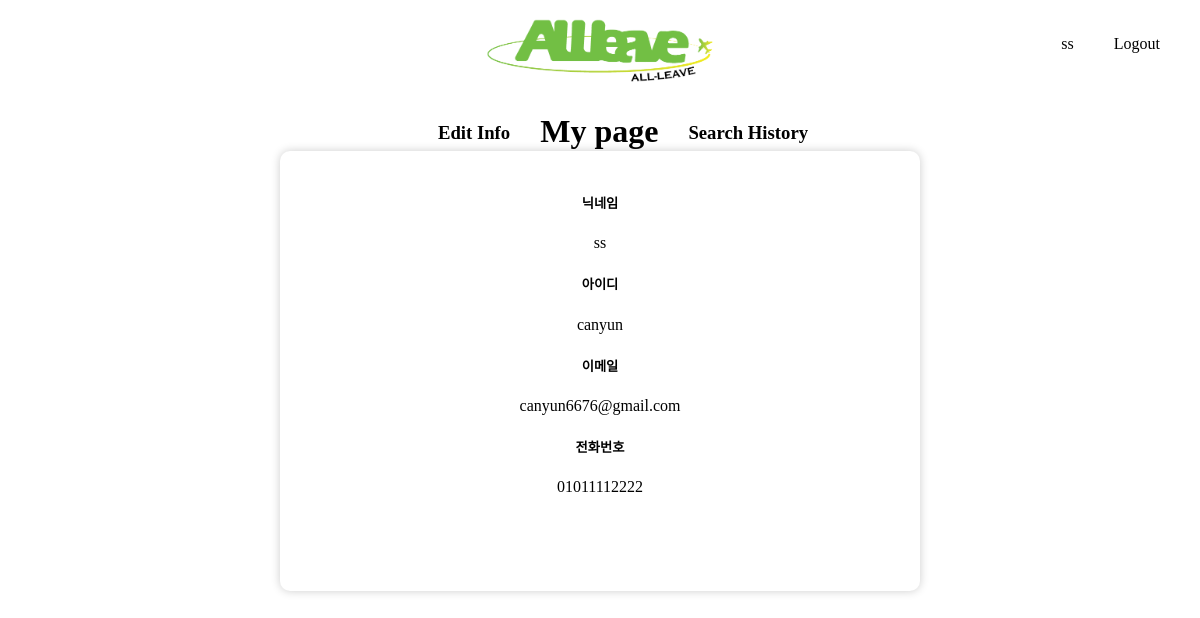
Page /main/mypage (signed in) on the earlier database version.
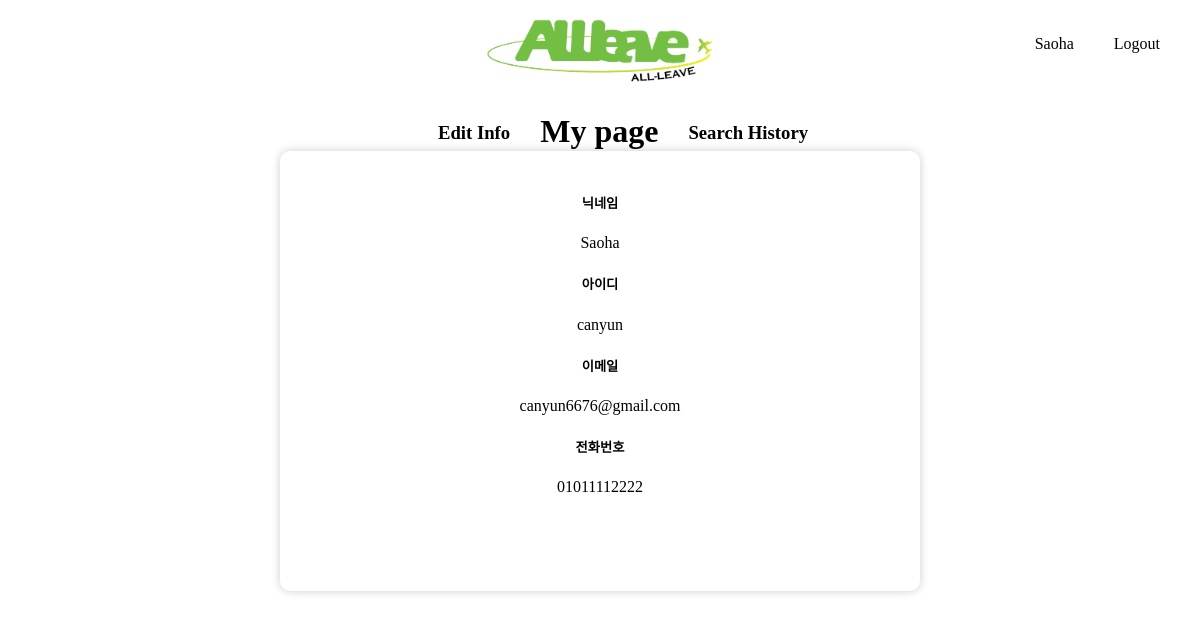
Same page on the later database version.
### web/models.py (models this page shows)
class User(db.Model, UserMixin):
    id = db.Column(db.String(120),primary_key=True)
    email = db.Column(db.String(120), unique=True, nullable=False)
    nickname = db.Column(db.String(80), unique=True, nullable=False)
    password = db.Column(db.String(200))
    phone = db.Column(db.String(11), unique=True, nullable=False)
    notes = db.relationship('Note')
    search_histories = db.relationship('SearchHistory', back_populates='user', cascade="all, delete-orphan")

### web/views.py (the view, shortened to what this page needs)
@views.route('/main/mypage', methods=['GET', 'POST'])
def mypage()-> object:
    user_nickname = current_user.nickname
    user_email = current_user.email
    user_id = current_user.id
    user_phone = current_user.phone
    search_history = SearchHistory.query.filter_by(user_id=current_user.id).order_by(
        SearchHistory.timestamp.desc()).limit(15).all()
    return render_template('mypage.html',user_id=user_id,user_email=user_email,user_phone=user_phone,user_nickname=user_nickname, search_history=search_history)

### web/templates/mypage.html (shortened to what this page needs)
<!DOCTYPE html>
<html lang="en">
<head>
    <link rel="stylesheet" href={{url_for('static',filename='css/mypage.css')}}>
</head>
<body>
        <div class="image-container">
            <a href="{{ url_for('view.main') }}">
                <img src="{{ url_for('static', filename='logo.png') }}" alt="logo">
            </a>
        </div>
        <div class="top_menu">
            <a >{{ user_nickname }}</a>
            <a href="{{ url_for('auth.logout') }}">Logout</a>
        </div>
        <div class="my-container">
            <h3 class="link-info">Edit Info</h3>
            <h1 class="link-my"><b>My page</b></h1>
            <h3 class="link-search">Search History</h3>
         </div>
         <div class="page1" id="pageContent-my">
                <div class="gaib_nick">
                    <h5>닉네임</h5>
                    <p>{{ user_nickname }}</p>
                </div>
                <div class="gaib_id">
                    <h5>아이디</h5>
                    <p>{{ user_id }}</p>
                </div>
                <div class="email">
                    <h5>이메일</h5>
                    <p>{{ user_email }}</p>
                </div>
                <div class="phone">
                    <h5>전화번호</h5>
                    <p>{{ user_phone }}</p>
                </div>
         </div>
</body>
</html>

### web/static/css/mypage.css (style rules this page uses)
a { text-decoration: none; }
img { max-width: 250px; max-height: 250px; }
.image-container { display: flex; justify-content: center; align-items: flex-start; height: 60px; }
.top_menu { position: absolute; top: 30px; right: 30px; color: white; display: flex; gap: 20px; }
.top_menu a { color: black; text-decoration: none; padding: 5px 10px; border-radius: 5px; font-weight: 500; transition: background 0.6s ease; }
.my-container { display: flex; padding: 21px 15px; height: 10px; position: absolute; top: 100px; left: 50%; transform: translate(-45%, -55%); }
.my-container h3 { color: rgb(0, 0, 0); cursor: pointer; margin: 30px; }
.my-container h1 { color: rgb(0, 0, 0); cursor: pointer; }
.page1 { text-align: center; height: 150px; padding: 80px; background-color: #fff; padding: 20px; border-radius: 10px; box-shadow: 0px 0px 10px rgba(0, 0, 0, 0.2); margin: 20px auto; width: 600px; height: 400px; margin-top: 7%; }
.gaib_nick { width: 100%; }
.email { width: 100%; }
.phone { width: 100%; }

Differences in the rows shown:
changed User "canyun": nickname "ss" → "Saoha"
